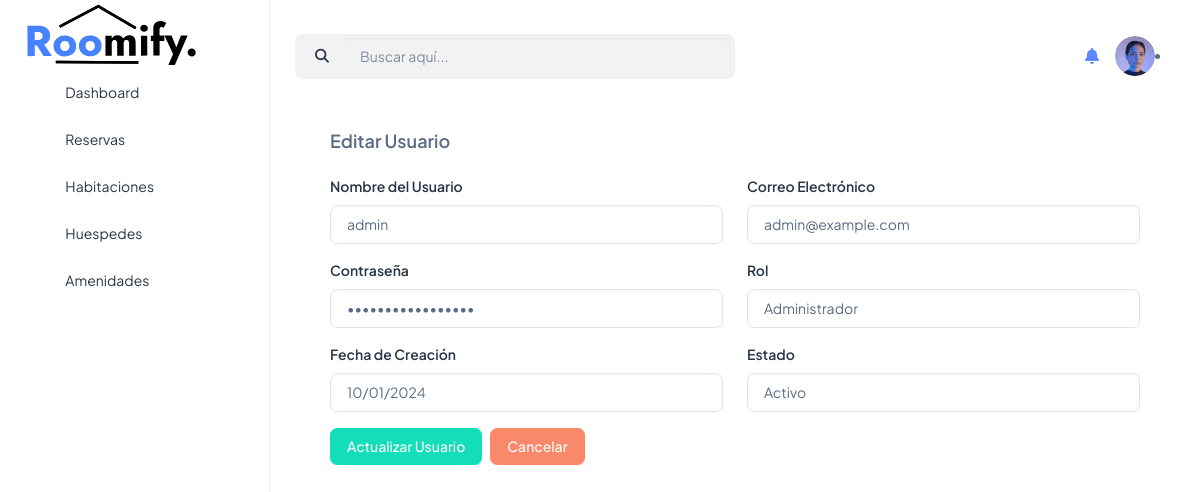
Page /programas/usuarios/editar.php?id_usuario=1 on the committed database.
### tables this page shows
CREATE TABLE `usuarios` (
  `id_usuario` int(11) NOT NULL,
  `nombre_usuario` varchar(50) DEFAULT NULL,
  `email_usuario` varchar(50) DEFAULT NULL,
  `contrasena_usuario` varchar(200) DEFAULT NULL,
  `rol_id` int(11) DEFAULT NULL,
  `fecha_creacion_usuario` date DEFAULT NULL,
  `estado_usuario` enum('activo','inactivo') DEFAULT NULL
);

### programas/usuarios/editar.php (the view, shortened to what this page needs)
<?php
include("../../conexion.php");
$id_usuario = $_GET['id_usuario'];
$sentencia = $conexion->prepare("SELECT * FROM usuarios WHERE id_usuario = :id_usuario");
$sentencia->bindParam(':id_usuario', $id_usuario);
$sentencia->execute();
$usuario = $sentencia->fetch(PDO::FETCH_ASSOC);
?>
<!doctype html>
<html lang="en">
<head>
    <link rel="stylesheet" href="../../assets/css/styles.min.css" />
    <link rel="stylesheet" href="https://cdnjs.cloudflare.com/ajax/libs/font-awesome/6.5.1/css/all.min.css">
</head>
<body>
    <div class="page-wrapper" id="main-wrapper" data-layout="vertical" data-navbarbg="skin6" data-sidebartype="full"
        data-sidebar-position="fixed" data-header-position="fixed">
        <aside class="left-sidebar">
            <div>
                <div class="brand-logo d-flex align-items-center justify-content-between">
                    <a href="./index.html" class="text-nowrap logo-img">
                    <img src="../../assets/images/logos\roomify-logo.svg" width="180" alt="" />
                    </a>
                </div>
                <nav class="sidebar-nav scroll-sidebar" data-simplebar="">
                    <ul id="sidebarnav">
                        <li class="sidebar-item">
                            <a class="sidebar-link" href="./index.html" aria-expanded="false">
                                <span>
                                    <i class="ti ti-layout-dashboard"></i>
                                </span>
                                <span class="hide-menu">Dashboard</span>
                            </a>
                        </li>
                        <li class="sidebar-item">
                            <a class="sidebar-link" href="/" aria-expanded="false">
                                <span>
                                    <i class="ti ti-bookmark"></i>
                                </span>
                                <span class="hide-menu">Reservas</span>
                            </a>
                        </li>
                        <li class="sidebar-item">
                            <a class="sidebar-link" href="../rooms/index.php" aria-expanded="false">
                                <span>
                                    <i class="ti ti-bed"></i>
                                </span>
                                <span class="hide-menu">Habitaciones</span>
                            </a>
                        </li>
                        <li class="sidebar-item">
                            <a class="sidebar-link" href="#" aria-expanded="false">
                                <span>
                                    <i class="ti ti-user"></i>
                                </span>
                                <span class="hide-menu">Huespedes</span>
                            </a>
                        </li>
                        <li class="sidebar-item">
                            <a class="sidebar-link" href="#" aria-expanded="false">
                                <span>
                                    <i class="ti ti-file-check"></i>
                                </span>
                                <span class="hide-menu">Amenidades</span>
                            </a>
                        </li>
                    </ul>
                </nav>
            </div>
        </aside>
        <div class="body-wrapper">
            <header class="app-header">
            <div class="d-flex justify-content-between align-items-center mb-4">
    <div class="search-bar d-flex align-items-center w-50">
        <div class="input-group" style="background-color: #f2f2f2; border-radius: 8px; padding: 4px;">
            <span class="input-group-text bg-transparent border-0">
                <i class="fas fa-search text-dark"></i>
            </span>
            <input type="text" class="form-control border-0 bg-transparent text-dark" placeholder="Buscar aquí...">
        </div>
    </div>
                <nav class="navbar navbar-expand-lg navbar-light">
                    <div class="navbar-collapse justify-content-end px-0" id="navbarNav">
                        <ul class="navbar-nav flex-row ms-auto align-items-center justify-content-end">
        <div class="actions d-flex align-items-center">
            <a href="#" class="me-3">
                <i class="fas fa-bell fs-4"></i>
            </a>
            <a href="#" class="profile-icon">
                <img src="../../assets/images/logos/Ellipse.png" alt="Perfil" class="rounded-circle" width="40">
            </a>
        </div>
    </div>
                            <li class="nav-item dropdown">
                            </li>
                    </div>
            </header>
            <div class="container-fluid">
                <div class="container-content">
                <div class="container-fluid">
                <div class="card-body p-4">
    <h5 class="card-title fw-semibold mb-4">Editar Usuario</h5>
    <form action="editar.php?id_usuario=<?php echo $usuario['id_usuario']; ?>" method="POST" class="mt-6">
        <div class="d-flex gap-4 mb-3">
            <div class="w-50">
                <label for="nombre_usuario" class="form-label">Nombre del Usuario</label>
                <input type="text" class="form-control" id="nombre_usuario" name="nombre_usuario"
                    value="<?php echo $usuario['nombre_usuario']; ?>" required>
            </div>
            <div class="w-50">
                <label for="email_usuario" class="form-label">Correo Electrónico</label>
                <input type="email" class="form-control" id="email_usuario" name="email_usuario"
                    value="<?php echo $usuario['email_usuario']; ?>" required>
            </div>
        </div>
        <div class="d-flex gap-4 mb-3">
            <div class="w-50">
                <label for="contrasena_usuario" class="form-label">Contraseña</label>
                <input type="password" class="form-control" id="contrasena_usuario" name="contrasena_usuario"
                    value="<?php echo $usuario['contrasena_usuario']; ?>" required>
            </div>
            <div class="w-50">
                <label for="rol_id" class="form-label">Rol</label>
                <select class="form-control" id="rol_id" name="rol_id" required>
                    <option value="1" <?php echo ($usuario['rol_id'] == 1 ? 'selected' : ''); ?>>Administrador</option>
                </select>
            </div>
        </div>
        <div class="d-flex gap-4 mb-3">
            <div class="w-50">
                <label for="fecha_creacion_usuario" class="form-label">Fecha de Creación</label>
                <input type="date" class="form-control" id="fecha_creacion_usuario" name="fecha_creacion_usuario"
                    value="<?php echo $usuario['fecha_creacion_usuario']; ?>" required readonly>
            </div>
            <div class="w-50">
                <label for="estado_usuario" class="form-label">Estado</label>
                <select class="form-control" id="estado_usuario" name="estado_usuario" required>
                    <option value="activo" <?php echo ($usuario['estado_usuario'] == 'activo' ? 'selected' : ''); ?>>Activo</option>
                </select>
            </div>
        </div>
        <div class="d-flex gap-2">
            <button type="submit" class="btn btn-success">Actualizar Usuario</button>
            <button type="button" class="btn btn-danger" onclick="window.location.href='index.php';">Cancelar</button>
        </div>
    </form>
</div>
                            </div>
                        </div>
                    </div>
                </div>
            </div>
</body>
</html>

### rows in the picture
usuarios: nombre_usuario "admin", email_usuario "admin@example.com", rol_id "Administrador", fecha_creacion_usuario "10/01/2024", estado_usuario "Activo"
